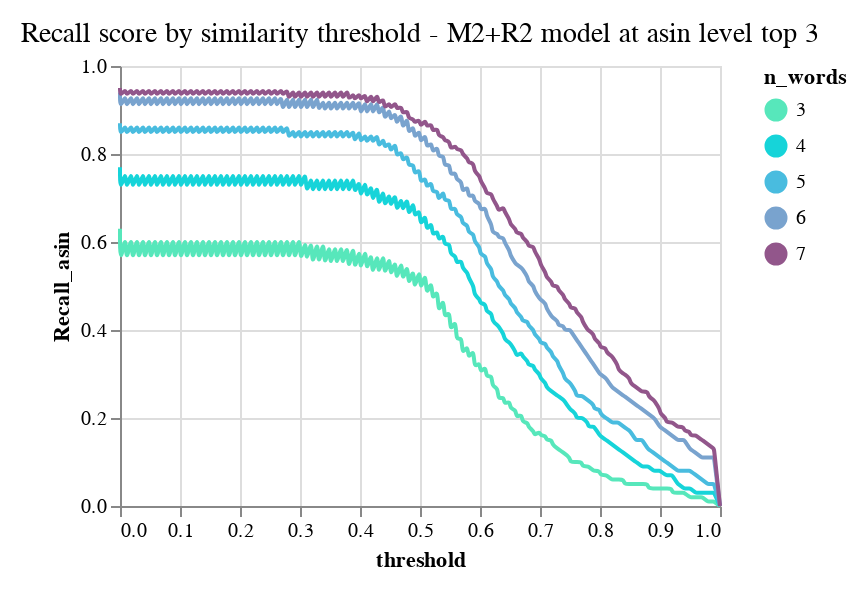

The notebook cell saved with this chart:
### Code cell
y = 'Recall_asin'
tooltip = y
chart_type = "line"
title = 'Recall score by similarity threshold - M2+R2 model at asin level top 3'
chart_with_tooltip(source, x, y, color, tooltip, title, chart_type)

### Figure 1 — Vega-Lite specification as saved in the notebook (floating-point values rounded to 4 significant figures; data arrays with more than 128 entries replaced by an {"elided": "..."} marker saying what was removed)
{"config": {"view": {"continuousWidth": 400, "continuousHeight": 300}}, "layer": [{"mark": {"type": "line", "interpolate": "basis"}, "encoding": {"color": {"type": "nominal", "field": "n_words", "scale": {"domain": [3.0, 4.0, 5.0, 6.0, 7.0], "range": ["#57E7BB", "#16D4D9", "#49BCDF", "#79A3CE", "#92568B"]}}, "x": {"type": "quantitative", "field": "threshold"}, "y": {"type": "quantitative", "field": "Recall_asin"}}}, {"mark": "point", "encoding": {"opacity": {"value": 0}, "x": {"type": "quantitative", "field": "threshold"}}, "selection": {"selector064": {"type": "single", "nearest": true, "on": "mouseover", "fields": ["threshold"], "empty": "none"}}}, {"mark": "point", "encoding": {"color": {"type": "nominal", "field": "n_words", "scale": {"domain": [3.0, 4.0, 5.0, 6.0, 7.0], "range": ["#57E7BB", "#16D4D9", "#49BCDF", "#79A3CE", "#92568B"]}}, "opacity": {"condition": {"value": 1, "selection": "selector064"}, "value": 0}, "x": {"type": "quantitative", "field": "threshold"}, "y": {"type": "quantitative", "field": "Recall_asin"}}}, {"mark": {"type": "rule", "color": "gray"}, "encoding": {"x": {"type": "quantitative", "field": "threshold"}}, "transform": [{"filter": {"selection": "selector064"}}]}, {"mark": {"type": "text", "align": "left", "dx": 5, "dy": -5}, "encoding": {"color": {"type": "nominal", "field": "n_words", "scale": {"domain": [3.0, 4.0, 5.0, 6.0, 7.0], "range": ["#57E7BB", "#16D4D9", "#49BCDF", "#79A3CE", "#92568B"]}}, "text": {"condition": {"type": "quantitative", "field": "Recall_asin", "selection": "selector064"}, "value": " "}, "x": {"type": "quantitative", "field": "threshold"}, "y": {"type": "quantitative", "field": "Recall_asin"}}}], "data": {"name": "data-b560758dffc0c12f288ee3baef9e529f"}, "height": 220, "padding": {"left": 10, "top": 10, "right": 10, "bottom": 10}, "title": {"text": "Recall score by similarity threshold - M2+R2 model at asin level top 3", "fontSize": 14, "fontWeight": 400}, "width": 300, "$schema": "https://vega.github.io/schema/vega-lite/v4.8.1.json", "datasets": {"data-b560758dffc0c12f288ee3baef9e529f": {"elided": "1010 records"}}}
